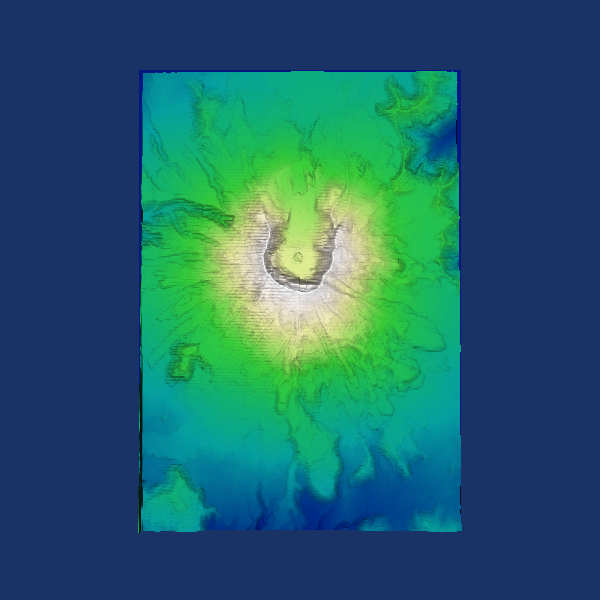

This figure's Python source:
#!/usr/bin/env python
# Demonstrate a distance widget constrained to lie on a polygonal terrain surface.

import os

import vtkmodules.vtkInteractionStyle  # noqa: F401
import vtkmodules.vtkRenderingFreeType  # noqa: F401
import vtkmodules.vtkRenderingOpenGL2  # noqa: F401

from vtkmodules.vtkCommonCore import vtkLookupTable
from vtkmodules.vtkFiltersCore import vtkTriangleFilter
from vtkmodules.vtkFiltersGeneral import vtkWarpScalar
from vtkmodules.vtkFiltersGeometry import vtkImageDataGeometryFilter
from vtkmodules.vtkImagingCore import vtkImageResample
from vtkmodules.vtkInteractionWidgets import (
    vtkDistanceRepresentation2D,
    vtkDistanceWidget,
    vtkPointHandleRepresentation3D,
    vtkPolygonalSurfacePointPlacer,
)
from vtkmodules.vtkIOImage import vtkDEMReader
from vtkmodules.vtkRenderingCore import (
    vtkActor,
    vtkPolyDataMapper,
    vtkRenderWindow,
    vtkRenderWindowInteractor,
    vtkRenderer,
)

# Source
data_dir = os.environ.get("VPE_DATA_DIR", os.path.dirname(os.path.abspath(__file__)))

dem_reader = vtkDEMReader()
dem_reader.SetFileName(os.path.join(data_dir, "SainteHelens.dem"))
dem_reader.Update()

# Filters
resample = vtkImageResample()
resample.SetInputConnection(dem_reader.GetOutputPort())
resample.SetDimensionality(2)
resample.SetAxisMagnificationFactor(0, 1.0)
resample.SetAxisMagnificationFactor(1, 1.0)

surface = vtkImageDataGeometryFilter()
surface.SetInputConnection(resample.GetOutputPort())

triangle_filter = vtkTriangleFilter()
triangle_filter.SetInputConnection(surface.GetOutputPort())
triangle_filter.Update()

warp = vtkWarpScalar()
warp.SetInputConnection(triangle_filter.GetOutputPort())
warp.SetScaleFactor(1)
warp.UseNormalOn()
warp.SetNormal(0, 0, 1)
warp.Update()

lo = dem_reader.GetOutput().GetScalarRange()[0]
hi = dem_reader.GetOutput().GetScalarRange()[1]

lookup_table = vtkLookupTable()
lookup_table.SetHueRange(0.6, 0)
lookup_table.SetSaturationRange(1.0, 0)
lookup_table.SetValueRange(0.5, 1.0)

warp_output = warp.GetPolyDataOutput()

# Mapper + Actor
dem_mapper = vtkPolyDataMapper()
dem_mapper.SetInputData(warp_output)
dem_mapper.SetScalarRange(lo, hi)
dem_mapper.SetLookupTable(lookup_table)

dem_actor = vtkActor()
dem_actor.SetMapper(dem_mapper)

# Renderer
renderer = vtkRenderer()
renderer.AddActor(dem_actor)
renderer.SetBackground(0.1, 0.2, 0.4)

# Render window
render_window = vtkRenderWindow()
render_window.AddRenderer(renderer)
render_window.SetWindowName("polygonal surface constrained distance widget")
render_window.SetMultiSamples(0)
render_window.SetSize(600, 600)

# Interactor
interactor = vtkRenderWindowInteractor()
interactor.SetRenderWindow(render_window)

# Widget
distance_rep = vtkDistanceRepresentation2D()
distance_rep.GetAxis().GetProperty().SetColor(0.0, 0.0, 1.0)

handle_rep_3d = vtkPointHandleRepresentation3D()
handle_rep_3d.GetProperty().SetLineWidth(4.0)
handle_rep_3d.GetProperty().SetColor(0.0, 0.0, 0.5)
distance_rep.SetHandleRepresentation(handle_rep_3d)

point_placer = vtkPolygonalSurfacePointPlacer()
point_placer.AddProp(dem_actor)
point_placer.GetPolys().AddItem(warp_output)

distance_rep.InstantiateHandleRepresentation()
distance_rep.GetPoint1Representation().SetPointPlacer(point_placer)
distance_rep.GetPoint2Representation().SetPointPlacer(point_placer)

distance_widget = vtkDistanceWidget()
distance_widget.SetInteractor(interactor)
distance_widget.SetRepresentation(distance_rep)
distance_widget.EnabledOn()

# Scene
renderer.ResetCamera()
renderer.ResetCameraClippingRange()

interactor.Initialize()
interactor.Start()
